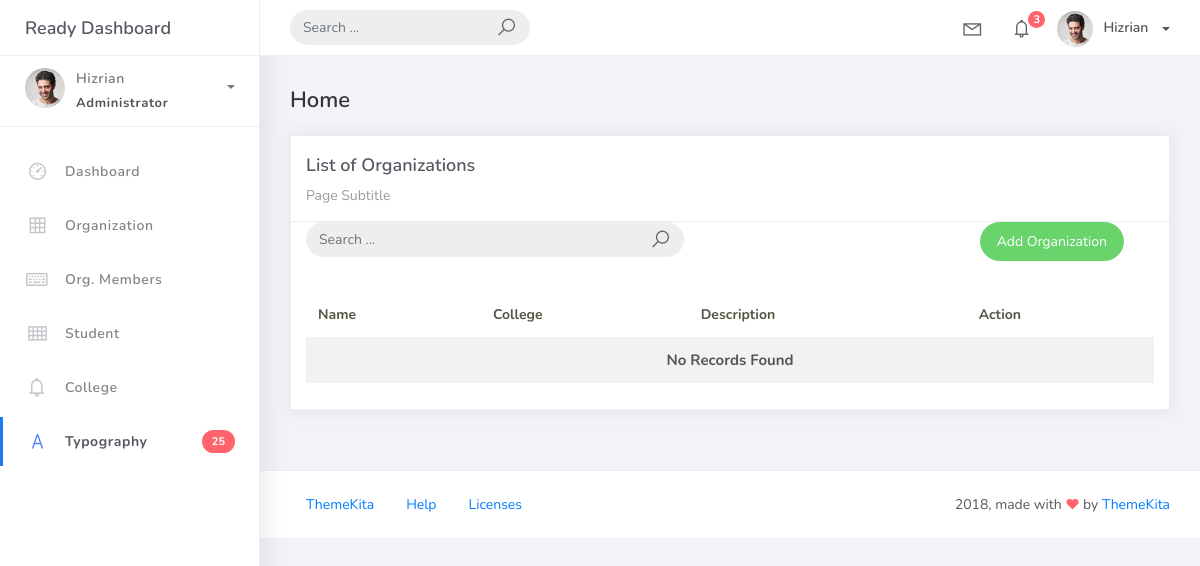
Before: /organization_list with the older database file.
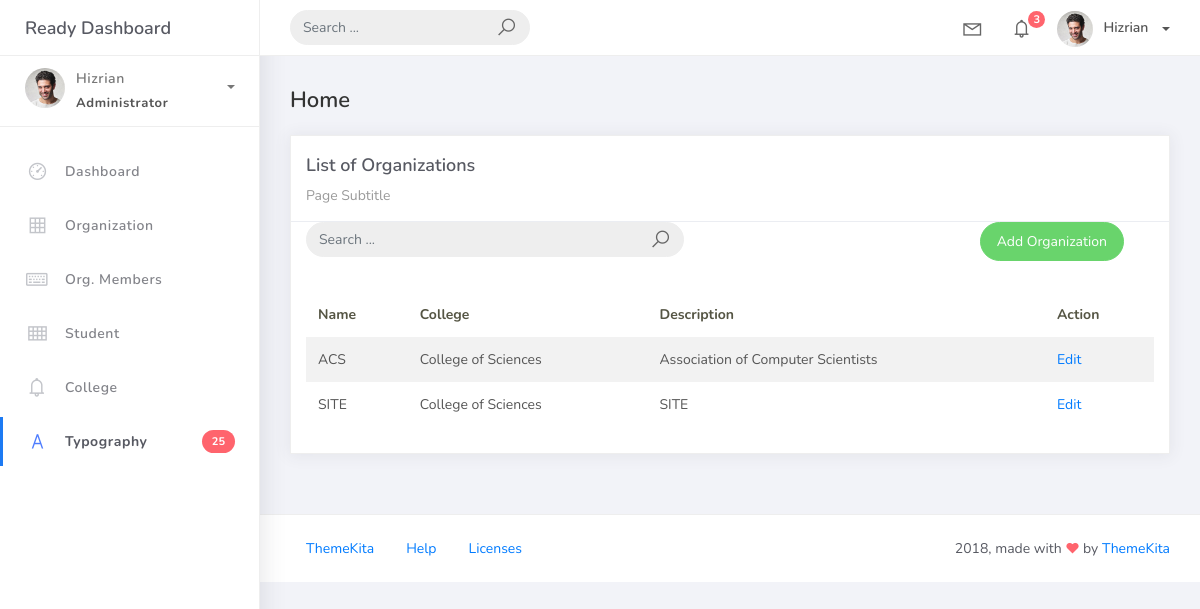
After: the same page with the newer database file.
### studentorg/models.py (models this page shows, shortened)
class BaseModel(models.Model):
    created_at = models.DateTimeField(auto_now_add=True, db_index=True)
    updated_at = models.DateTimeField(auto_now=True)
    class Meta:
        abstract = True

class Organization(BaseModel):
    name = models.CharField(max_length=250)
    college = models.ForeignKey(College, null=True, blank=True, on_delete=models.CASCADE)
    description = models.CharField(max_length=500)

class College(BaseModel):
    college_name = models.CharField(max_length=150)
    def __str__(self):
        return self.college_name

### studentorg/views.py (the view)
# urls.py: path('organization_list', OrganizationList.as_view(), name='organization-list'),
class OrganizationList(ListView):
    model = Organization
    context_object_name = 'organization'
    template_name = 'org_list.html'
    paginate_by = 5

### templates/org_list.html (shortened to what this page needs)
{% extends 'base.html' %}
{% load static %}
{% block content %}
  <div class="content">
    <div class="container-fluid">
      <h4 class="page-title">Home</h4>
      <div class="row">
        <div class="col-md-12">
          <div class="card">
            <div class="card-header">
              <div class="card-title">List of Organizations</div>
              <div class="card-category">Page Subtitle</div>
            </div>
<div class="col-md-12 row">
  <div class="col-md-6">
    <form class="navbar-left navbar-form nav-search mr-md-3" action="">
      <div class="input-group">
        <input type="text" placeholder="Search ..." class="form-control" />
        <div class="input-group-append">
          <span class="input-group-text">
            <i class="la la-search search-icon"></i>
          </span>
        </div>
      </div>
    </form>
  </div>
  <div class="col-md-6">
    <div class="pull-right">
      <a href="{% url 'organization-add' %}" class="btn btn-success btn-rounded">Add
        Organization</a>
    </div>
  </div>
</div>
            <div class="card-body">
              <table class="table table-striped mt-3">
                <thead>
                  <tr>
                    <th scope="col">Name</th>
                    <th scope="col">College</th>
                    <th scope="col">Description</th>
                    <th scope="col">Action</th>
                  </tr>
                </thead>
                <tbody>
                  {% for object in object_list %}
                    <tr>
                      <td>{{ object.name }}</td>
                      <td>{{ object.college }}</td>
                      <td>{{ object.description }}</td>
                      <td><a href="organization_list/{{ object.id }}">Edit</a></td>
                    </tr>
                  {% empty %}
                    <tr>
                      <td colspan="4" style="text-align: center">
                        <p class="text-sm font-weight-bold mb-0">No Records Found</p>
                      </td>
                    </tr>
                  {% endfor %}
                </tbody>
              </table>
            </div>
          </div>
        </div>
      </div>
    </div>
  </div>
{% endblock %}

Changed rows visible on the page:
added Organization: name "ACS", college "College of Sciences", description "Association of Computer Scientists"
added Organization: name "SITE", college "College of Sciences", description "SITE"
Other visible differences:
text no longer shown: "No Records Found"
